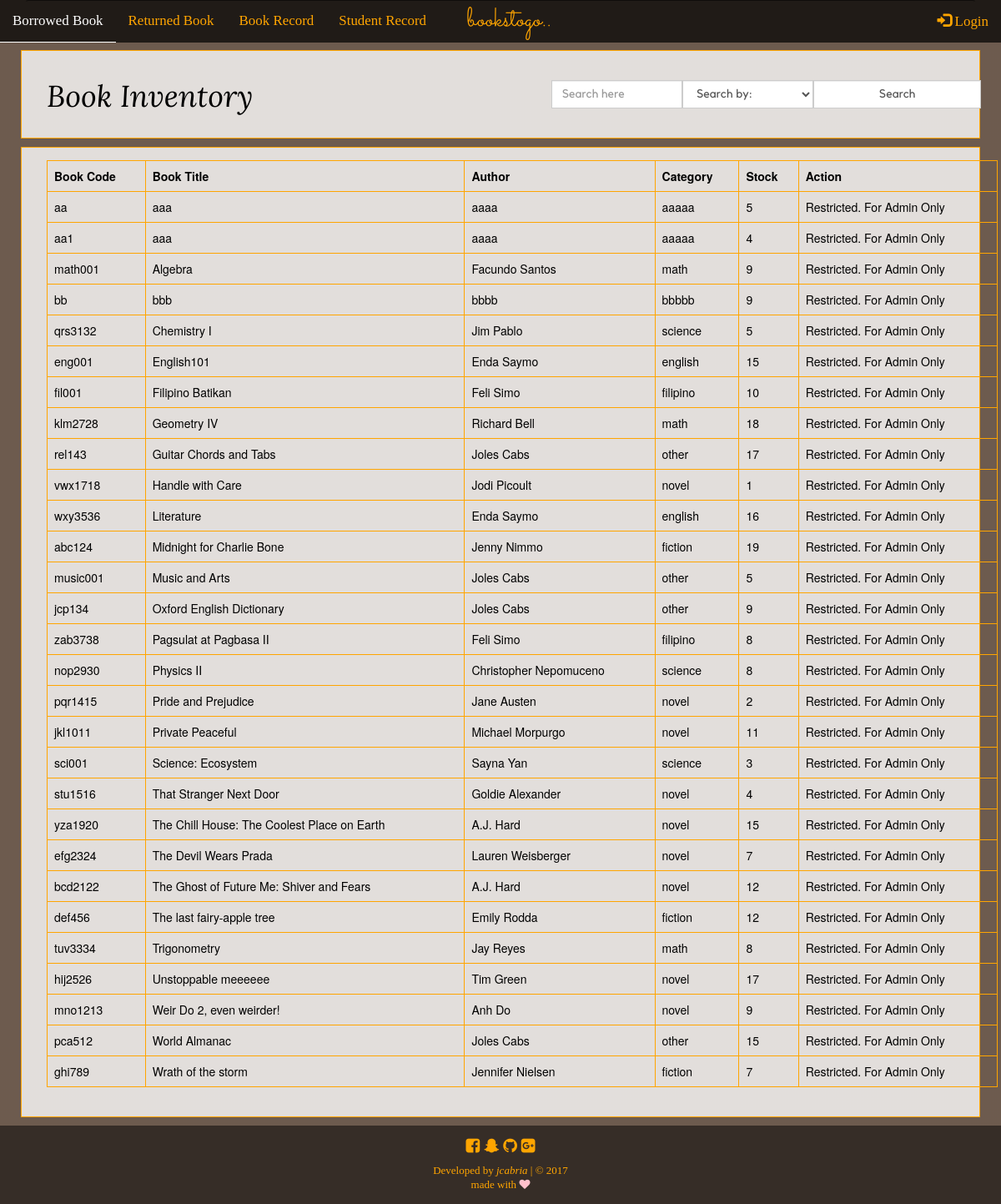
Screenshot of /book_inventory.php with the database file from the repository.
### tables this page shows
CREATE TABLE `books_record` (
  `id` int(11) NOT NULL,
  `book_code` varchar(11) NOT NULL,
  `book_title` varchar(255) NOT NULL,
  `author` varchar(255) NOT NULL,
  `category` varchar(255) NOT NULL,
  `stocks` int(11) NOT NULL
);

### book_inventory.php (the view, shortened to what this page needs)
<?php
function display_content() {
	require_once('connection.php');
	echo "
		<div class='container-fluid bk-invnt-div'>
			<div class='container'>
				<div class='row'>
					<form method='POST' action=''>
						<div class='col-md-6'>
							<h1>Book Inventory</h1>";
					echo"</div>
						<div class='col-md-6'>
							<div class='input-group search_trans'>
								<span class='input-group-btn'>
									<input type='text' class='form-control' placeholder='Search here' name='search_bk'>
								</span>
								<span class='input-group-btn'>
									<select name='search_ddown' class='form-control'>
										<option disabled selected>Search by:</option>
										<option value='book_code'>Book Code</option>
										<option value='book_title'>Book Title</option>
										<option value='author'>Author</option>
										<option value='category'>Category</option>
										<option value='stocks'>Stock</option>
									</select>
								</span>
								<span class='input-group-btn'>
									<input type='submit' class='form-control' name='search-bk-btn' value='Search'>
								</span>
							</div>
						</div>
					</form>
				</div>
			</div>
		</div>";
	$sql = "SELECT * FROM books_record ORDER BY book_title ASC";
	$show = mysqli_query($conn, $sql);
	if (isset($_POST['search-bk-btn'])) {
		$search_bk = $_POST['search_bk'];
		$search_ddown = $_POST['search_ddown'];
		$query = "SELECT * FROM books_record WHERE $search_ddown LIKE '%$search_bk%'";
		$result = mysqli_query($conn, $query);
		echo "Search result for <em>$search_bk</em>. Found " .mysqli_num_rows($result). " result.<br><hr><br>";
		if (mysqli_num_rows($result) > 0) {
			echo "
				<div class='container-fluid bk-invnt-div'>
					<div class='container'>
						<div class='table-responsive'>
							<table class='table table-bordered table-hover'>
								<thead>
									<tr>
										<th>Book Code</th>
										<th>Book Title</th>
										<th>Author</th>
										<th>Category</th>
										<th>Stock</th>
										<th>Action</th>
									</tr>
								</thead>
								<tbody>";
								while ($row = mysqli_fetch_assoc($result)) {
									extract($row);
								echo "<tr>
										<td>".$row['book_code']."</td>
										<td>".$row['book_title']."</td>
										<td>".$row['author']."</td>
										<td>".$row['category']."</td>
										<td>".$row['stocks']."</td>";
									if (isset($_SESSION['username'])) {
									echo "<td>";
									echo '<a type="button" class="btn btn-default" href="update_book.php?id='.$id.'">Update</a>
										<a type="button" class="btn btn-default" href="delete_book.php?id='.$id.'">Delete</a>';
									echo "</td>";
									} else {
										echo "<td>Restricted. For Admin Only</td>";
									}
								echo"</tr>";
								}
							echo "</tbody>
							</table>
						</div>
					</div>
				</div>";
		}
	}
	else {
		if (mysqli_num_rows($show) > 0) {
			echo "
				<div class='container-fluid bk-invnt-div'>
					<div class='container'>
						<div class='table-responsive'>
							<table class='table table-bordered table-hover'>
								<thead>
									<tr>
										<th>Book Code</th>
										<th>Book Title</th>
										<th>Author</th>
										<th>Category</th>
										<th>Stock</th>
										<th>Action</th>
									</tr>
								</thead>
								<tbody>";
								while ($row = mysqli_fetch_assoc($show)) {
									extract($row);
								echo "<tr>
										<td>".$row['book_code']."</td>
										<td>".$row['book_title']."</td>
										<td>".$row['author']."</td>
										<td>".$row['category']."</td>
										<td>".$row['stocks']."</td>";
									if (isset($_SESSION['username'])) {
									echo "<td>";
									echo '<a type="button" class="btn btn-default" href="update_book.php?id='.$id.'">Update</a>
										<a type="button" class="btn btn-default" href="delete_book.php?id='.$id.'">Delete</a>';
									echo "</td>";
									} else {
										echo "<td>Restricted. For Admin Only</td>";
									}
								echo"</tr>";
								}
							echo "</tbody>
							</table>
						</div>
					</div>
				</div>";
		}
	}
}
require_once('template.php');
 ?>

### template.php (style rules this page uses)
body { background-color: #dab69d; background-image: linear-gradient( rgba(0,0,0,0.5), rgba(0,0,0,0.5) ), url("image/unsplash7.jpg"); background-attachment: fixed; height: auto; background-size: cover; background-position: center center; }
.contents-here h1 { font-family: "mynav2"; }
.contents-here p, .search-row, .contents-here input, .contents-here select, .contents-here span, .search-div th, .search-div td, .trans-div th, .trans-div td { font-family: "kollektif"; }
.search-div, .trans-div, .rtn-invnt-div, .bk-invnt-div, .stud-record-div { background-color: rgba(255,255,255,0.8); border: 1px solid orange; padding: 15px; margin: 10px; color: black; }
.table-bordered, .table-bordered > thead > tr > th, .table-bordered > tbody > tr > td { border: 1px solid orange; }
.search_trans { padding: 20px; }

### rows the page displays
books_record: book_code "aa", book_title "aaa", author "aaaa", category "aaaaa", stocks "5"
books_record: book_code "aa1", book_title "aaa", author "aaaa", category "aaaaa", stocks "4"
books_record: book_code "math001", book_title "Algebra", author "Facundo Santos", category "math", stocks "9"
books_record: book_code "bb", book_title "bbb", author "bbbb", category "bbbbb", stocks "9"
books_record: book_code "qrs3132", book_title "Chemistry I", author "Jim Pablo", category "science", stocks "5"
books_record: book_code "eng001", book_title "English101", author "Enda Saymo", category "english", stocks "15"
books_record: book_code "fil001", book_title "Filipino Batikan", author "Feli Simo", category "filipino", stocks "10"
books_record: book_code "klm2728", book_title "Geometry IV", author "Richard Bell", category "math", stocks "18"
books_record: book_code "rel143", book_title "Guitar Chords and Tabs", author "Joles Cabs", category "other", stocks "17"
books_record: book_code "vwx1718", book_title "Handle with Care", author "Jodi Picoult", category "novel", stocks "1"
books_record: book_code "wxy3536", book_title "Literature", author "Enda Saymo", category "english", stocks "16"
books_record: book_code "abc124", book_title "Midnight for Charlie Bone", author "Jenny Nimmo", category "fiction", stocks "19"
books_record: book_code "music001", book_title "Music and Arts", author "Joles Cabs", category "other", stocks "5"
books_record: book_code "jcp134", book_title "Oxford English Dictionary", author "Joles Cabs", category "other", stocks "9"
books_record: book_code "zab3738", book_title "Pagsulat at Pagbasa II", author "Feli Simo", category "filipino", stocks "8"
books_record: book_code "nop2930", book_title "Physics II", author "Christopher Nepomuceno", category "science", stocks "8"
books_record: book_code "pqr1415", book_title "Pride and Prejudice", author "Jane Austen", category "novel", stocks "2"
books_record: book_code "jkl1011", book_title "Private Peaceful", author "Michael Morpurgo", category "novel", stocks "11"
books_record: book_code "sci001", book_title "Science: Ecosystem", author "Sayna Yan", category "science", stocks "3"
books_record: book_code "stu1516", book_title "That Stranger Next Door", author "Goldie Alexander", category "novel", stocks "4"
books_record: book_code "yza1920", book_title "The Chill House: The Coolest Place on Earth", author "A.J. Hard", category "novel", stocks "15"
books_record: book_code "efg2324", book_title "The Devil Wears Prada", author "Lauren Weisberger", category "novel", stocks "7"
books_record: book_code "bcd2122", book_title "The Ghost of Future Me: Shiver and Fears", author "A.J. Hard", category "novel", stocks "12"
books_record: book_code "def456", book_title "The last fairy-apple tree", author "Emily Rodda", category "fiction", stocks "12"
books_record: book_code "tuv3334", book_title "Trigonometry", author "Jay Reyes", category "math", stocks "8"
books_record: book_code "hij2526", book_title "Unstoppable meeeeee", author "Tim Green", category "novel", stocks "17"
books_record: book_code "mno1213", book_title "Weir Do 2, even weirder!", author "Anh Do", category "novel", stocks "9"
books_record: book_code "pca512", book_title "World Almanac", author "Joles Cabs", category "other", stocks "15"
books_record: book_code "ghi789", book_title "Wrath of the storm", author "Jennifer Nielsen", category "fiction", stocks "7"
